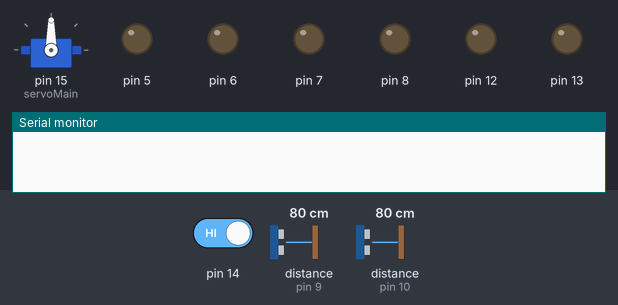
Recording of a sketch running on a simulated Arduino Uno, built with avr-gcc and run on an emulated ATmega328P. Parts: servo, output pins drawn as LEDs (lit = HIGH), the last lines printed to the serial monitor. The test bench sets the inputs (shaded band); at power-on: pin 14 HIGH, distance to the obstacle (sensors on pin 9, pin 10) 80 cm. The echo pulse lasts 58.3 µs per cm; pins used as bus, display or sensor lines are not drawn.

Above: at 1.2 s.
1.3 s: pin 14 driven LOW
At 2.5 s:
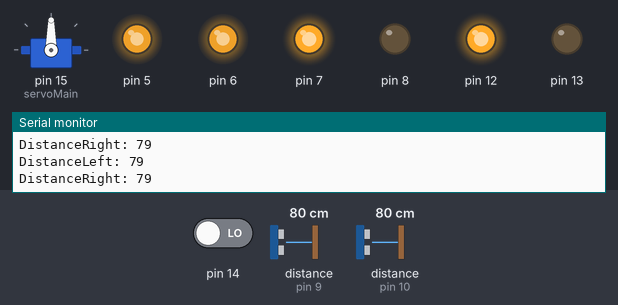
2.8 s: distance to the obstacle (sensor on pin 9) set to 32 cm
5.8 s: distance to the obstacle (sensor on pin 9) set to 28 cm
At 6.5 s:
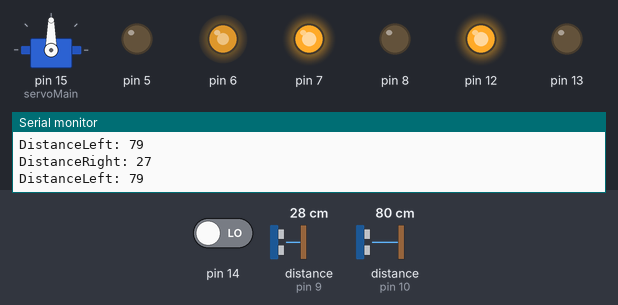
7.3 s: distance to the obstacle (sensor on pin 10) set to 33 cm
10.3 s: distance to the obstacle (sensor on pin 10) set to 28 cm
At 11.0 s:
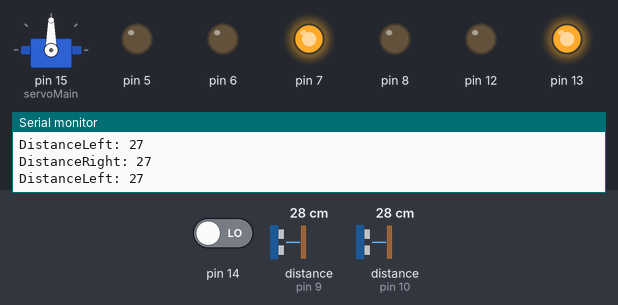
11.8 s: distance to the obstacle (sensor on pin 9) set to 56 cm
14.8 s: distance to the obstacle (sensor on pin 9) set to 64 cm
At 15.9 s:
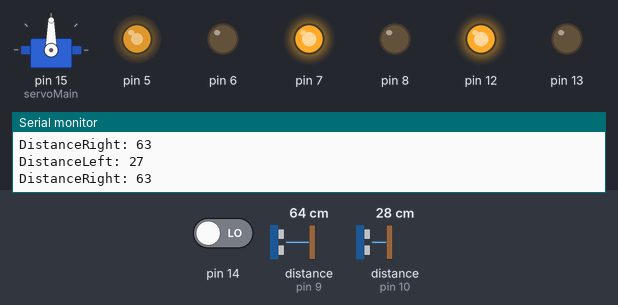
Timing chart, 0 to 17.3 s (numbered marks = the images above; inputs shaded):
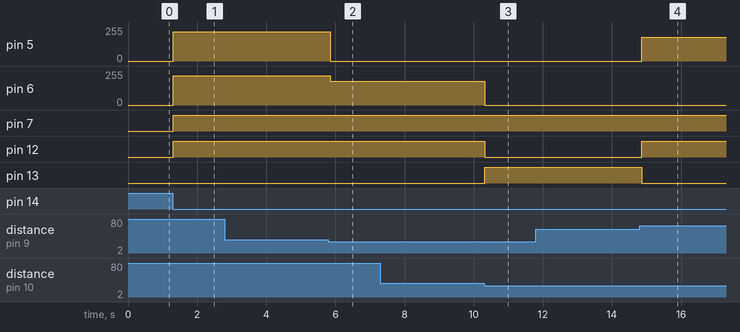

The sketch:

BUFF_V1_Arduino.ino
```cpp
#include <Servo.h>

Servo servoMain; // Define our Servo

int d = 2;


//left sensor signal pin assignments
int leftTrigPin = 3;
int leftEchoPin=10;

int rightTrigPin = 4;
int rightEchoPin = 9;

long durationLeft;
int distanceLeft;

long durationRight;
int distanceRight;


void setup() {
  // right motor pin assignments

  //forward
  pinMode(7,OUTPUT);
  //reverse
  pinMode(8,OUTPUT);
  //right side pwm
  pinMode(5,OUTPUT);

  //left motor pin assignments

  //forward
  pinMode(12,OUTPUT);
  //reverse
  pinMode(13,OUTPUT);
  //left side pwm
  pinMode(6,OUTPUT);

  //Switch
  pinMode(14,INPUT);


  pinMode(rightTrigPin,OUTPUT);
  pinMode(rightEchoPin,INPUT);

  pinMode(leftTrigPin,OUTPUT);
  pinMode(leftEchoPin,INPUT);


   servoMain.attach(15); // servo on digital pin 10
   servoMain.write(90);


    Serial.begin(9600);


}

void loop() {
  // put your main code here, to run repeatedly:

  d = digitalRead(14);

if(d==0){


  digitalWrite(rightTrigPin,LOW);
  digitalWrite(leftTrigPin,LOW);
  delayMicroseconds(5);

  digitalWrite(rightTrigPin,HIGH);
  delayMicroseconds(10);
  digitalWrite(rightTrigPin,LOW);
  durationRight = pulseIn(rightEchoPin,HIGH);
  distanceRight = durationRight * 0.034029/2;

  Serial.print("DistanceRight: ");
  Serial.println(distanceRight);

  digitalWrite(leftTrigPin,HIGH);
  delayMicroseconds(10);
  digitalWrite(leftTrigPin,LOW);
  durationLeft = pulseIn(leftEchoPin,HIGH);
  distanceLeft = durationLeft * 0.034029/2;


  Serial.print("DistanceLeft: ");
  Serial.println(distanceLeft);

if((distanceLeft > 30) && (distanceRight > 30)){


digitalWrite(8,LOW);
digitalWrite(7,HIGH);
digitalWrite(13,LOW);
digitalWrite(12,HIGH);

analogWrite(6,220);
analogWrite(5,220);


  }else if((distanceLeft < 20) && (distanceRight < 20)){


digitalWrite(8,HIGH);
digitalWrite(7,LOW);
digitalWrite(13,HIGH);
digitalWrite(12,LOW);

analogWrite(6,150);
analogWrite(5,150);


  }else if( ((distanceLeft < 30) && (distanceLeft > 20)) && ((distanceRight < 30) && (distanceRight > 20)) ){


digitalWrite(8,LOW);
digitalWrite(7,HIGH);
digitalWrite(13,HIGH);
digitalWrite(12,LOW);

analogWrite(6,0);
analogWrite(5,0);


  }else if((distanceLeft <30) && (distanceRight > 60)){

digitalWrite(8,LOW);
digitalWrite(7,HIGH);
digitalWrite(13,LOW);
digitalWrite(12,HIGH);

analogWrite(6,0);
analogWrite(5,180);

    }else if((distanceLeft > 60) && (distanceRight < 30)){

digitalWrite(8,LOW);
digitalWrite(7,HIGH);
digitalWrite(13,LOW);
digitalWrite(12,HIGH);

analogWrite(6,180);
analogWrite(5,0);

    }


} else{

  analogWrite(5,0);
  analogWrite(6,0);


  }


}
```

Measured:
- the behaviour switches between 31 and 30 cm on distance to the obstacle (sensor on pin 9) (found by bisection; images 1 and 2)
- the behaviour switches between 31 and 30 cm on distance to the obstacle (sensor on pin 10) (found by bisection; images 2 and 3)
- the behaviour switches between 61 and 62 cm on distance to the obstacle (sensor on pin 9) (found by bisection; images 3 and 4)
- after the input at 1.3 s, pin 5, pin 6: 0/255 → 220/255 at once; pin 7, pin 12: LOW → HIGH at once
- after the input at 5.8 s, pin 5: 220/255 → 0/255 after 0.06 s; pin 6: 220/255 → 180/255 after 0.06 s
- after the input at 10.3 s, pin 6: 180/255 → 0/255 at once; pin 12: HIGH → LOW at once; pin 13: LOW → HIGH at once
- after the input at 14.8 s, pin 5: 0/255 → 180/255 after 0.06 s; pin 12: LOW → HIGH after 0.06 s; pin 13: HIGH → LOW after 0.06 s
